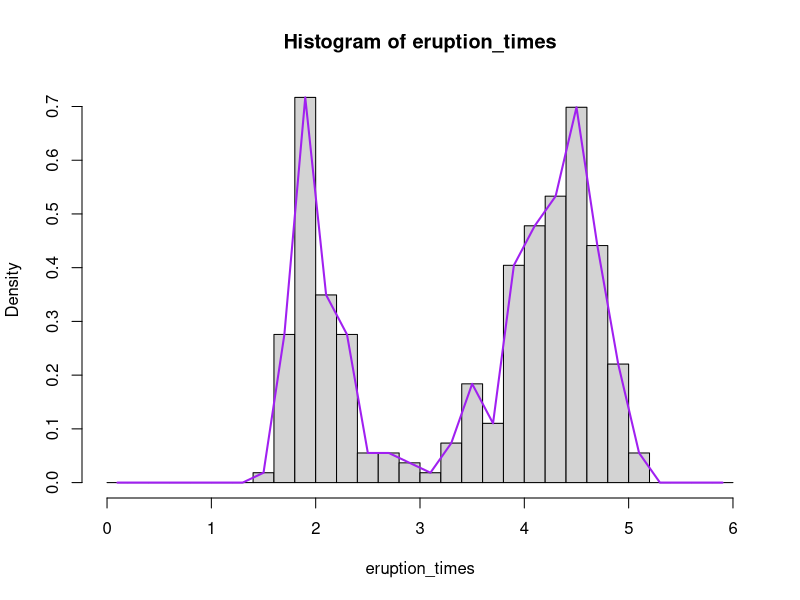

This chart was generated by the following R code:
library(datasets)
data(faithful)
help(faithful)

eruption_times <- faithful[, 1]

# Question 1
breaks <- seq(0, 6, 0.2)
hist_graph <- hist(eruption_times, breaks = breaks, freq = FALSE)
lines(hist_graph$mid, hist_graph$density, col = "purple", lwd = 2)
